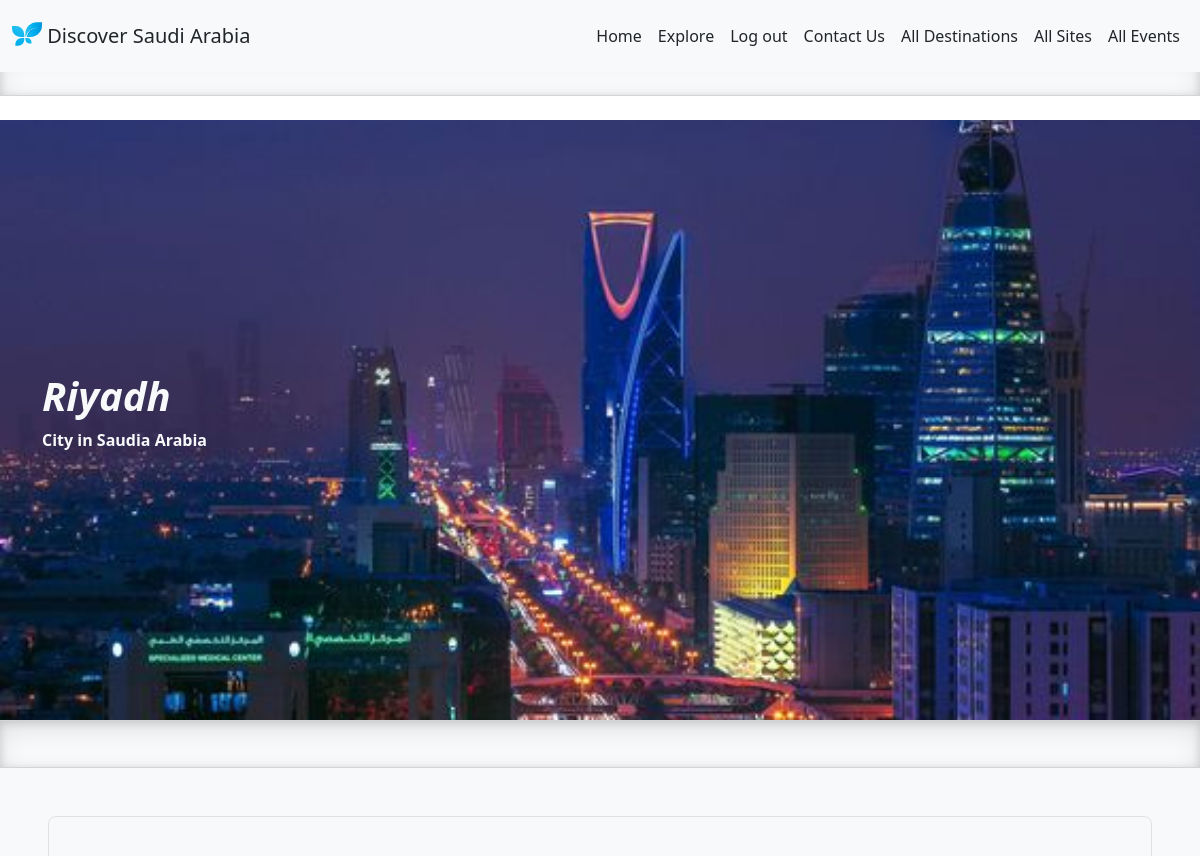
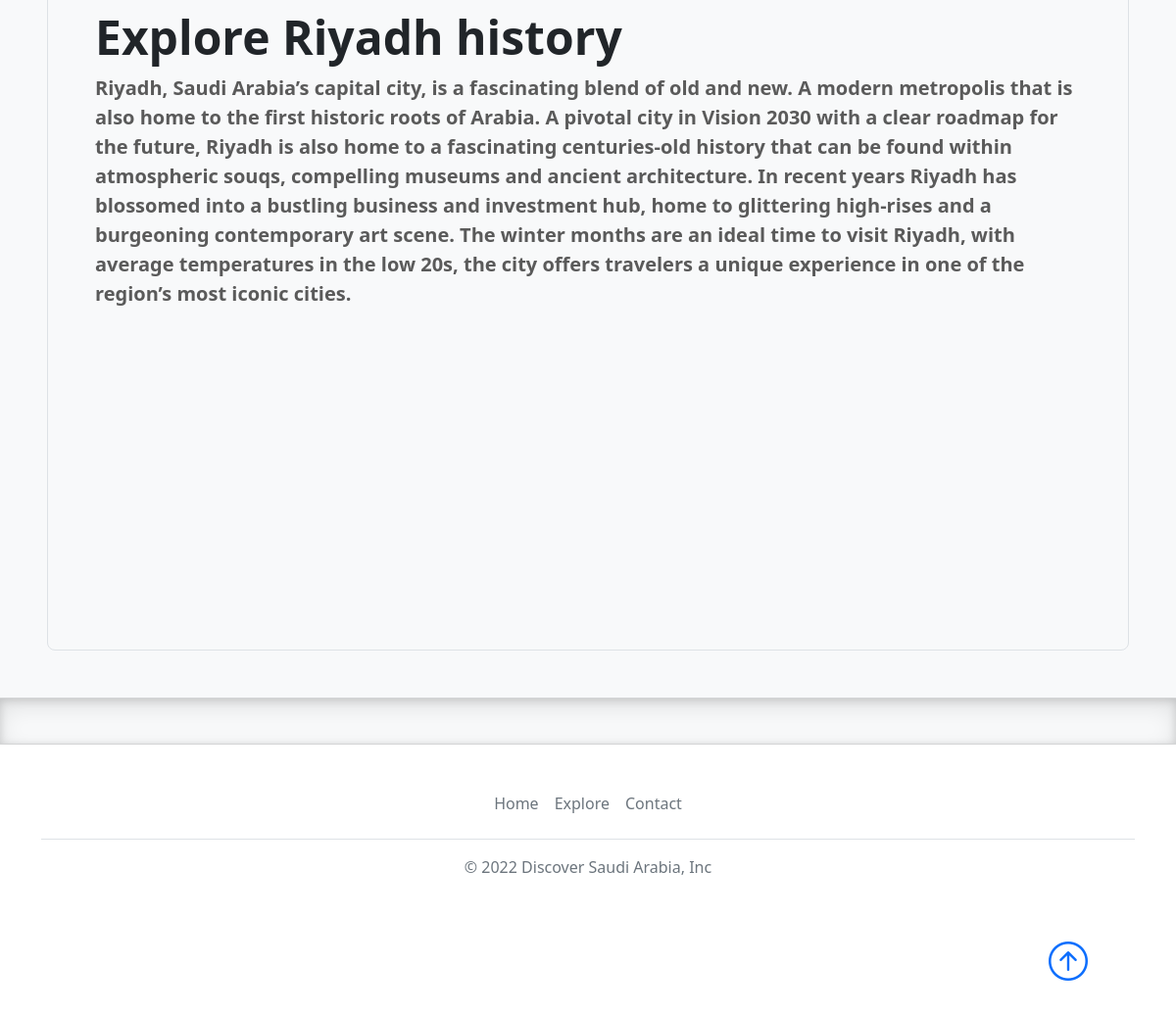
/show-destinaton/riyadh (signed in), run on the app's committed database (2 pictures, top to bottom).
### destination/models.py (models this page shows, shortened)
class Destination(models.Model):
    owner=models.ForeignKey(User,related_name='destination_owner',on_delete=models.CASCADE)
    name=models.CharField(max_length=100)
    summary=models.TextField(max_length=1000)
    published_at=models.DateTimeField( auto_now=True)
    image=models.ImageField(upload_to=destination_image_upload)
    slug=models.SlugField(blank=True,null=True)

### management/views.py (the view)
# urls.py: path('show-destinaton/<str:slug>',views.showdest_view,name="showdest_view"),
def showdest_view(request,slug):
    if request.user.is_superuser:
        dest_show=Destination.objects.get(slug=slug)
        context={"Destination_Var":dest_show}
        return render(request,'management/dest_show.html',context)
    else:
        return HttpResponse("<h1>You are Not Authorized To Access Here</h1>")

### management/templates/management/dest_show.html
{% extends 'base.html' %}
{% load static %}
{% load bootstrap5 %}
{% block body %}
<div class="b-example-divider bg-light"></div>
<main class="bg-light">
  <section class="bg-dark text-light mt-4  bg-white"
  style="height: 75vh; min-height: 300px; background-image: url('{{Destination_Var.image.url}}'); background-size: cover; background-position: center; background-repeat: no-repeat;">
    <div class="container h-100 ">
      <div class="row h-100 align-items-center">
        <div class="col-12 text-left ">
          <h1 class="fw-bold text-light"> <i>{{Destination_Var.name}}</i> </h1>
          <p class=" fw-bold text-light">City in Saudia Arabia</p>
        </div>
      </div>
    </div>
  </section>
  <div class="b-example-divider bg-light"></div>
  <section class="p-5 w-100">
    <div class="col-md-12 ">
      <div class="h-100 p-5 border rounded-3 ">
        <h2  class="display-5 fw-bold text-dark">Explore {{Destination_Var.name}} history </h2>
        <p class="lead fw-bold ">{{Destination_Var.summary}}</p>
      </div>
    </div>
  </section>
</main>
<div class="b-example-divider bg-light"></div>
{% endblock %}

### static/css/style.css (style rules this page uses)
body { padding-top: 3rem; padding-bottom: 3rem; color: #5a5a5a; }
.b-example-divider { height: 3rem; background-color: rgba(0, 0, 0, .1); border: solid rgba(0, 0, 0, .15); border-width: 1px 0; box-shadow: inset 0 .5em 1.5em rgba(0, 0, 0, .1), inset 0 .125em .5em rgba(0, 0, 0, .15); }

### data on the page
Destination: image (picture), name "Riyadh", summary "Riyadh, Saudi Arabia’s capital city, is a fascinating blend of old and new. A modern metropolis that is also home to the first historic roots of Arabia. A pivotal city in Vision 2030 with a clear roadmap for the future, Riyadh is also home to a fascinating centuries-old history that can be found within atmospheric souqs, compelling museums and ancient architecture. In recent years Riyadh has blossomed into a bustling business and investment hub, home to glittering high-rises and a burgeoning contemporary art scene. The winter months are an ideal time to visit Riyadh, with average temperatures in the low 20s, the city offers travelers a unique experience in one of the region’s most iconic…"
